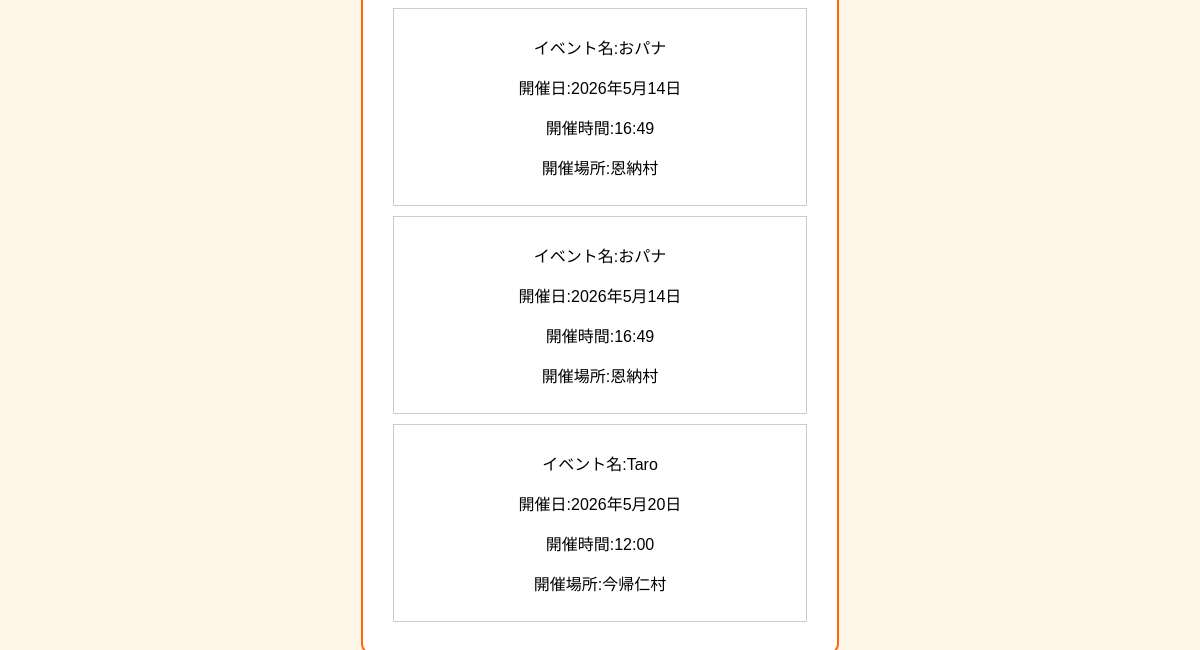
The app's page /home/ (signed in, lower part), older data.
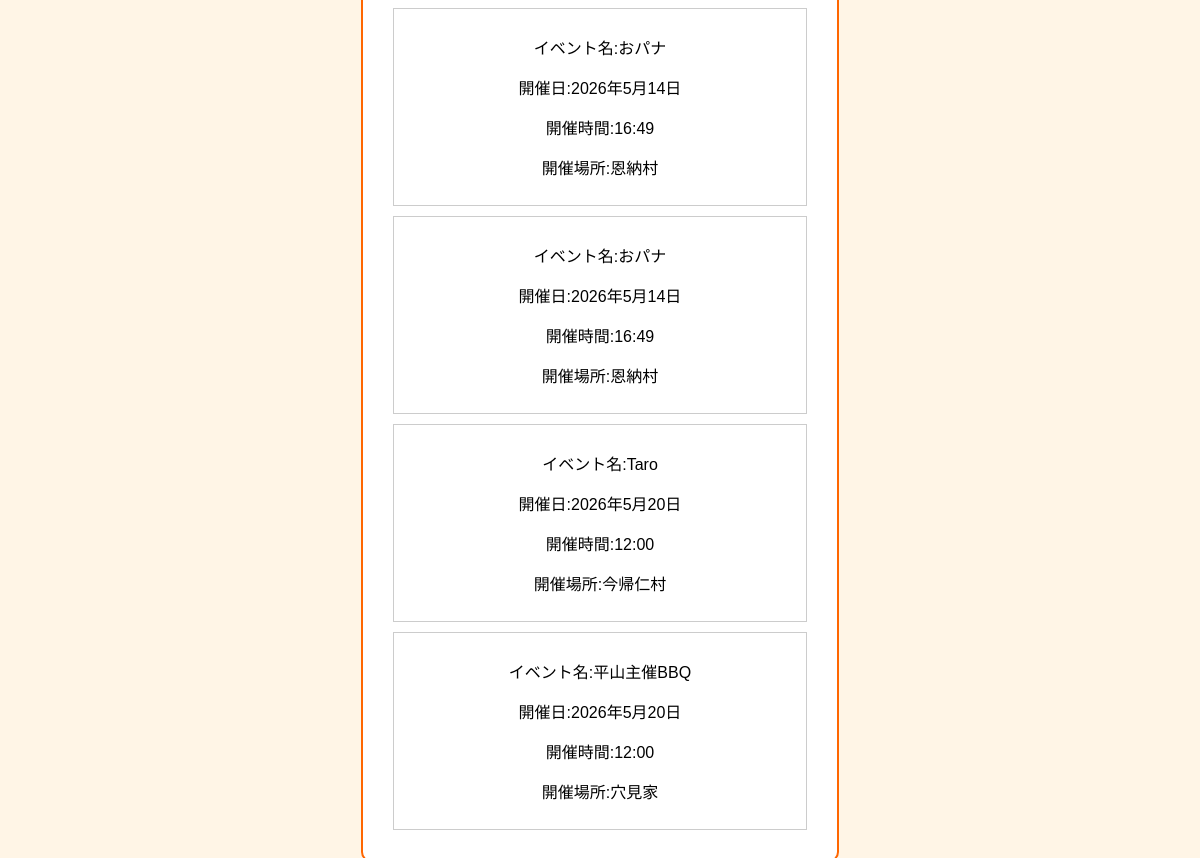
The same page, newer data.
### bbq_app/models.py (models this page shows, shortened)
class Event(models.Model):
    user = models.ForeignKey(User, on_delete=models.CASCADE, related_name="events")
    name = models.CharField("イベント名", max_length=30)
    date = models.DateField("開催日")
    time = models.TimeField("開催時間")
    location = models.CharField("開催場所", max_length=50)
    created_at = models.DateTimeField("作成日時", auto_now_add=True)
    updated_at = models.DateTimeField("更新日時", auto_now=True)

### bbq_app/views.py (the view)
# urls.py: path('home/', views.home, name='home'),
@login_required
def home(request):
    events = Event.objects.filter(user=request.user).order_by("date")[3:]
    return render(request, 'bbq_app/home.html', {"events": events})

### bbq_app/templates/bbq_app/home.html (shortened to what this page needs)
<!DOCTYPE html>
<html>
<head>
</head>
<body>
    <div class="box">
    <br>
{% if events %}
    {% for event in events %}
        <div style="border:1px solid #ccc; padding:10px; margin:10px">
            <p>イベント名:{{ event.name }}</p>
            <p>開催日:{{ event.date }}</p>
            <p>開催時間:{{ event.time }}</p>
            <p>開催場所:{{ event.location }}</p>
        </div>
    {% endfor %}
{% else %}
    <p>開催予定のイベントはありません、イベントの計画を立てましょう！</p>
{% endif %}
</div>
</body>
</html>

Row changes from the older to the newer data that the page shows:
added Event: name "平山主催BBQ", date "2026年5月20日", time "12:00", location "穴見家"
